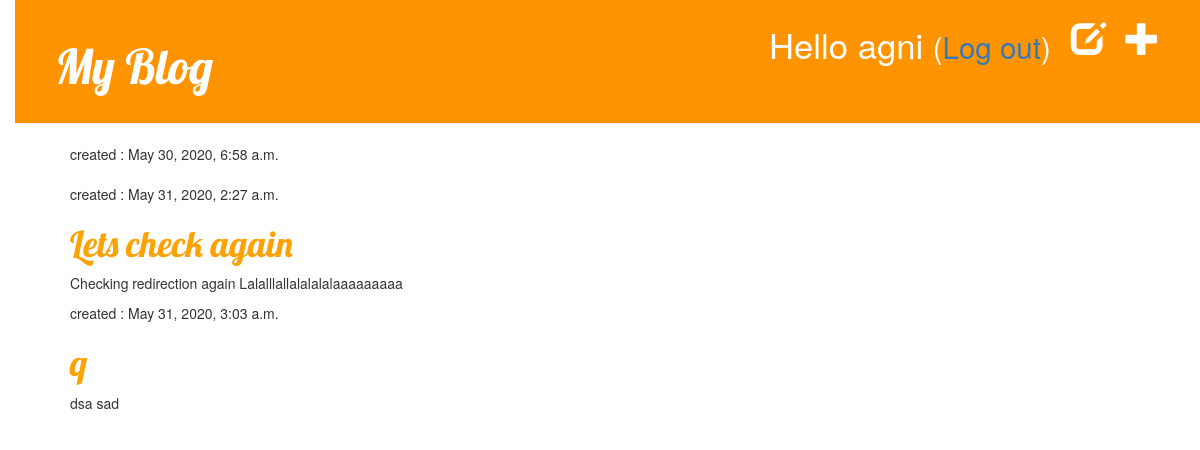
Page /drafts/ (signed in) on the committed database.
### blog/models.py (models this page shows, shortened)
class Post(models.Model):
	author = models.ForeignKey('auth.User',on_delete=models.CASCADE)
	title = models.CharField(max_length=200)
	text = models.TextField()
	created_date = models.DateTimeField(default=timezone.now())
	published_date = models.DateTimeField(blank=True,null=True)

### blog/views.py (the view)
# urls.py: path('drafts/',views.post_draft_list,name='post_draft_list'),
@login_required
def post_draft_list(request):
	posts = Post.objects.filter(published_date__isnull=True).order_by('created_date')
	return render(request, 'blog/post_draft_list.html',{'posts':posts})

### blog/templates/blog/post_draft_list.html
{% extends 'blog/base.html' %}
{% block content %}
	{% for post in posts %}
		<div>
			<p>
				created : {{post.created_date}}
			</p>
			<h1>
				<a href="{% url 'post_detail' pk=post.pk %}">{{post.title }}</a>
			</h1>
			<p>
				{{ post.text|truncatechars:200 }}
			</p>
		</div>
	{% endfor %}
{% endblock %}

### blog/templates/blog/base.html (shortened to what this page needs)
{% load static %}
<html>
    <head>
        <link rel="stylesheet" href="//maxcdn.bootstrapcdn.com/bootstrap/3.2.0/css/bootstrap.min.css">
        <link rel="stylesheet" href="//maxcdn.bootstrapcdn.com/bootstrap/3.2.0/css/bootstrap-theme.min.css">
        <link rel="stylesheet" href="{% static 'css/blog.css' %}">
    </head>
    <body>
    <div class="page-header">
        {% if user.is_authenticated %}
    <a href="{% url 'post_new' %}" class="top-menu"><span class="glyphicon glyphicon-plus"></span></a>
    <a href="{% url 'post_draft_list' %}" class="top-menu"><span class="glyphicon glyphicon-edit"></span></a>
            <p class="top-menu">Hello {{ user.username }} <small>(<a href="{% url 'logout' %}">Log out</a>)</small></p>
        {% else %}
            <a href="{% url 'login' %}" class="top-menu"><span class="glyphicon glyphicon-lock"></span></a>
{% endif %}
        <h1><a href="/">My Blog</a></h1>
    </div>
    <div class="content container">
        <div class="row">
            <div class="col-md-8">
            {% block content %}
            {% endblock %}
            </div>
        </div>
    </div>
</body>
</html>

### blog/static/css/blog.css (style rules this page uses)
h1 a { color: #FCA205; font-family: 'Lobster'; }
body { padding-left: 15px; }
.page-header { background-color: #ff9400; margin-top: 0; padding: 20px 20px 20px 40px; }
.page-header h1, .page-header h1 a, .page-header h1 a:visited, .page-header h1 a:active { color: #ffffff; font-size: 36pt; text-decoration: none; }
.content { margin-left: 40px; }
h1, h2, h3, h4 { font-family: 'Lobster', cursive; }
.top-menu, .top-menu:hover, .top-menu:visited { color: #ffffff; float: right; font-size: 26pt; margin-right: 20px; }

### rows in the picture
Post: created_date "May 30, 2020, 6:58 a.m."
Post: created_date "May 31, 2020, 2:27 a.m.", title "Lets check again", text "Checking redirection again Lalalllallalalalalaaaaaaaaa"
Post: created_date "May 31, 2020, 3:03 a.m.", title "q", text "dsa sad"

### other values in the picture
{{ user.username }} "agni"
